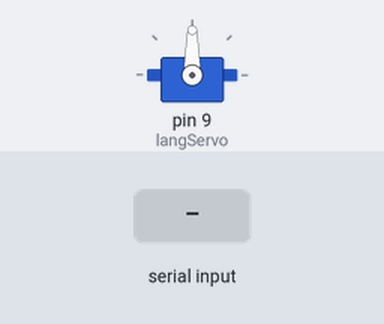
A sketch run on a simulated Arduino Uno, built with avr-gcc and run on an emulated ATmega328P. Shown: servo. The test bench sets the inputs (shaded band). What the sketch prints to the serial monitor is not drawn.

Above: at 1.2 s.
1.3 s: "90,45\n" received over Serial
At 2.6 s:
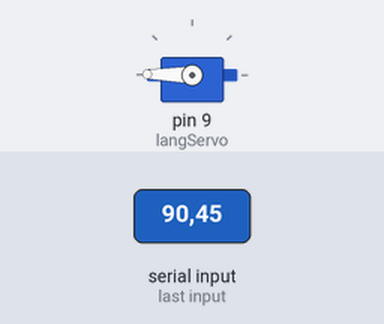
Timing chart, 0 to 4.3 s (numbered marks = the images above; inputs shaded):
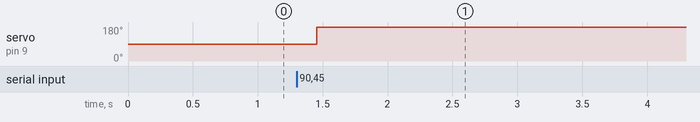

Measured:
- after the input at 1.3 s, servo on pin 9 (langServo): 90° → 179° after 0.16 s

The sketch:

servo_serial.ino
```cpp
#include <Servo.h>

Servo langServo;
int val;
String langString = "";

void setup()
{
  Serial.begin(9600);
  langServo.attach(9);
}

void loop()
{
  int degree;
  Serial.print("Masukkan sudut motor servo ");
  if(Serial.available() > 0){
  int langChar = Serial.read();
  if(isDigit(langChar))
  {
    langString += (char)langChar;
  }
  if(langChar == '\n')
  {
    val = langString.toInt();
    Serial.println(val);
    langString = "";
    if(val > 179)
    {
      val = 179;
    }
    for(degree = 0; degree = val; degree++)
    {
      langServo.write(degree);
      delay(15);
    }
    for(degree = val; degree = 0; degree--)
    {
      langServo.write(degree);
      delay(15);
    }
  }
  }
}
```
